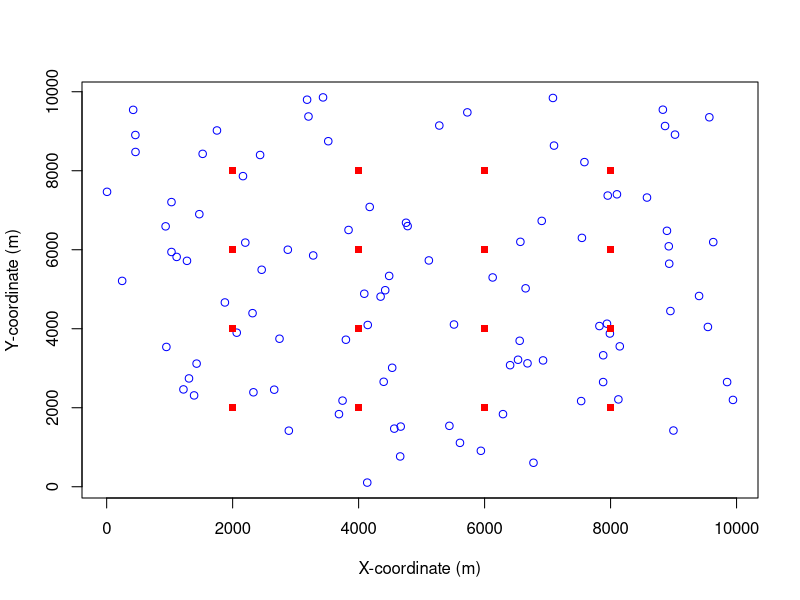

R code for this plot:
set.seed(123)

# x and y in square survey site with dimensions 10kmx10km with markers every 2000m
# mics
x_mic = seq(from = 2000, to = 8000, by = 2000)
y_mic = seq(from = 2000, to = 8000, by = 2000)

mic_coords = expand.grid(x = x_mic, y = y_mic)
colnames(mic_coords) = c('x_mic', 'y_mic')
mic_coords = as.matrix(mic_coords)

# expectation of gibbon groups in survey area
intensity = 0.000001
x_perimeter = 10000
y_perimeter = 10000
survey_area = x_perimeter * y_perimeter
expected_gibbon_groups = intensity * survey_area

# homogeneous Poisson point process for getting gibbon coordinates
x_gibbon_group <- round(runif(expected_gibbon_groups, 0, x_perimeter))
y_gibbon_group <- round(runif(expected_gibbon_groups, 0, y_perimeter))

gibbon_group_coords = cbind(x_gibbon_group, y_gibbon_group)
gibbon_group_coords = as.matrix(gibbon_group_coords)

{
plot(x_gibbon_group, y_gibbon_group, type = "p", col = "blue", pch = 1, xlab = "X-coordinate (m)", ylab = "Y-coordinate (m)")
points(mic_coords[,1], mic_coords[,2], type = "p", col = "red", pch = 15)
}

# euclidean distance for detector to gibbon observation
dist_mic_gibbon <- matrix(NA, nrow = nrow(mic_coords), ncol = nrow(gibbon_group_coords))

for (i in 1:nrow(dist_mic_gibbon)) {
  for (j in 1:ncol(dist_mic_gibbon)) {
    dist_mic_gibbon[i, j] <- sqrt(sum((mic_coords[i, ] - gibbon_group_coords[j, ])^2))
  }
}

# half normal hazard distribution for probablity matrix
lambda = 50
sigma = 500

hazard_half_normal = function(lambda, sigma, dist_matrix) {
  prob_matrix = 1 - exp(-lambda * exp((-1 * dist_matrix^2) / (2 * sigma^2)))
  return (prob_matrix)
}

detection_prob_matrix = hazard_half_normal(lambda = lambda, sigma = sigma, dist_matrix = dist_mic_gibbon)

# weighted Bernoulli trails for each gibbon group to mic for detected/undetected
detection_matrix <- matrix(NA, nrow = nrow(mic_coords), ncol = nrow(gibbon_group_coords))

for (i in 1:nrow(dist_mic_gibbon)) {
  for (j in 1:ncol(dist_mic_gibbon)) {
    detection_matrix[i, j] <- rbinom(size = 1, n = 1, prob = detection_prob_matrix[i,j])
  }
}
